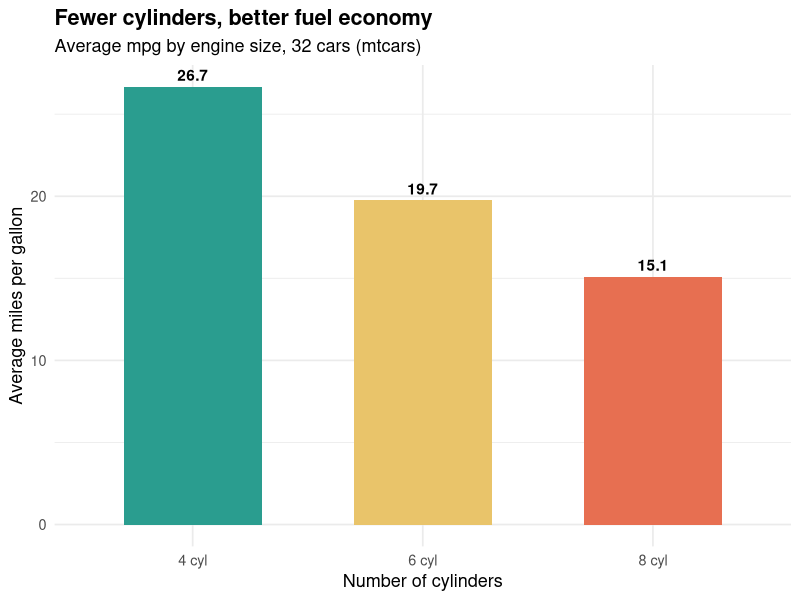
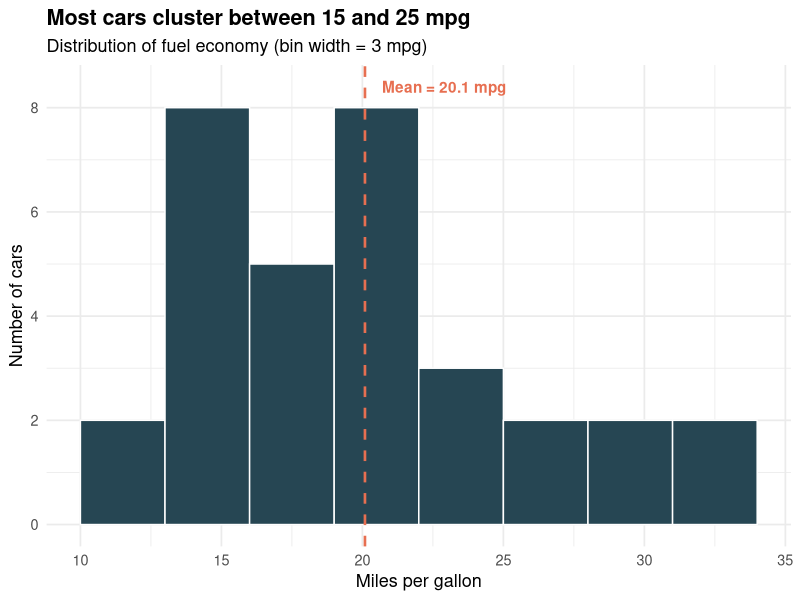
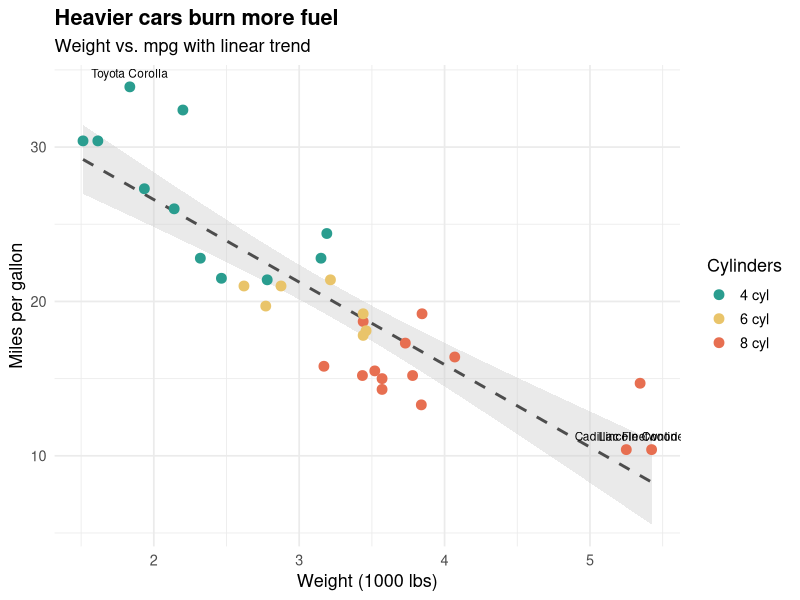
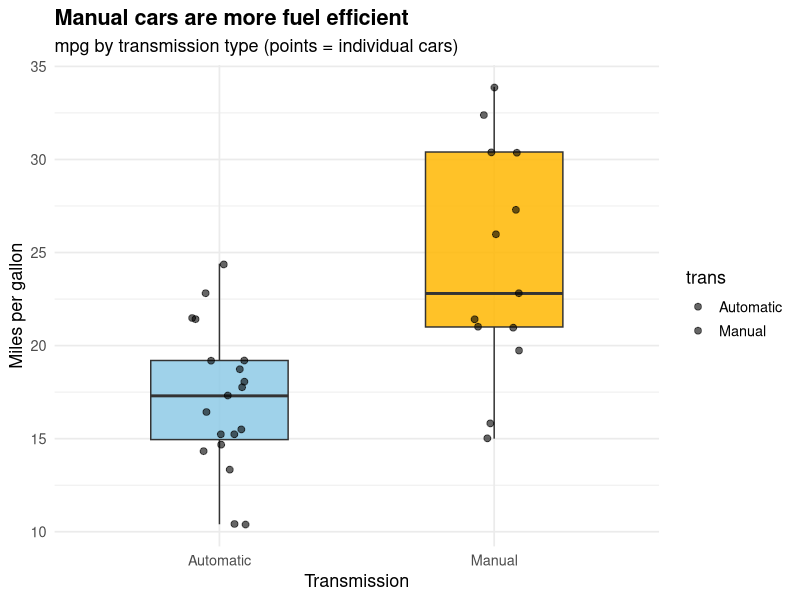
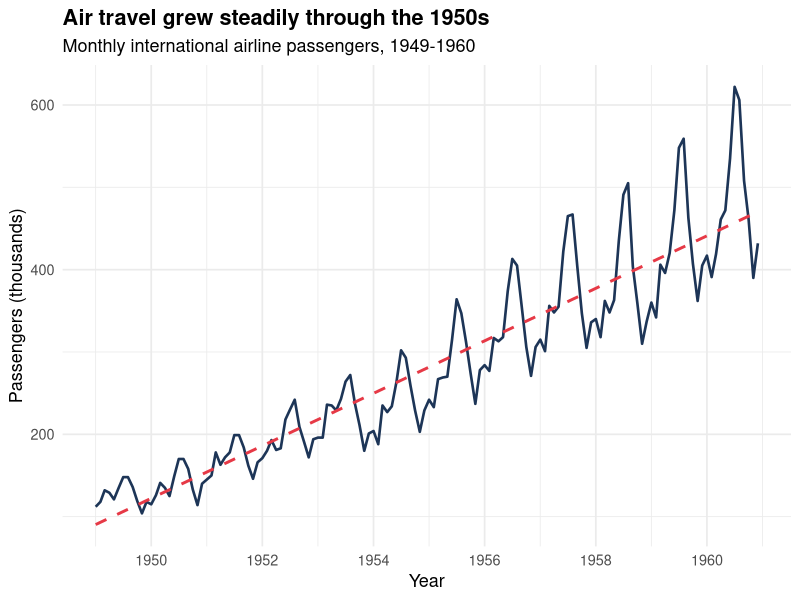
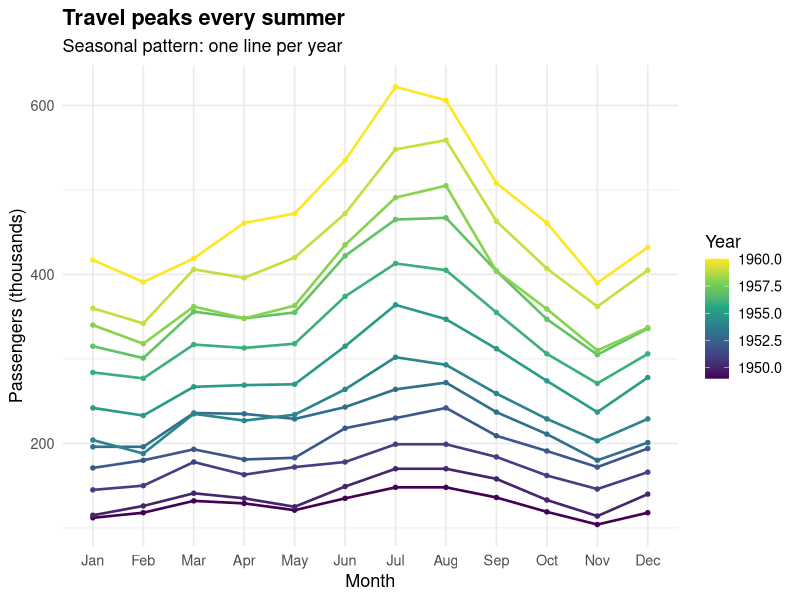
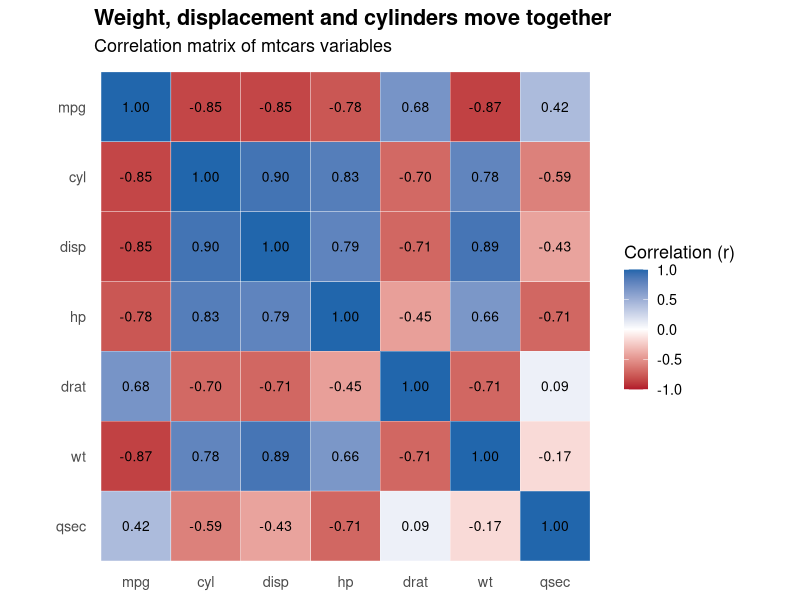

Generate these figures, in order, with R:
# ---- setup
# Install once if needed: install.packages(c("ggplot2", "dplyr"))
library(ggplot2)
library(dplyr)

data(mtcars)          # Dataset 1: 32 cars, 11 variables
data(AirPassengers)   # Dataset 2: monthly airline passengers, 1949-1960

# Prepare mtcars: readable labels and the car names as a column
cars <- mtcars %>%
  mutate(
    car   = rownames(mtcars),
    cyl_f = factor(cyl, levels = c(4, 6, 8), labels = c("4 cyl", "6 cyl", "8 cyl")),
    trans = factor(am,  levels = c(0, 1),    labels = c("Automatic", "Manual"))
  )

# Prepare AirPassengers: convert the time series to a data frame
ap <- data.frame(
  date       = seq(as.Date("1949-01-01"), by = "month", length.out = 144),
  passengers = as.numeric(AirPassengers)
)
ap$year  <- as.integer(format(ap$date, "%Y"))
ap$month <- factor(format(ap$date, "%b"), levels = month.abb)

# Colour palette used across the report
pal_cyl <- c("4 cyl" = "#2A9D8F", "6 cyl" = "#E9C46A", "8 cyl" = "#E76F51")
# ---- explore
summary(cars$mpg)
sd(cars$mpg)
table(cars$cyl_f)
summary(ap$passengers)
# ---- p1
avg_mpg <- cars %>%
  group_by(cyl_f) %>%
  summarise(mean_mpg = mean(mpg), n = n())

p1 <- ggplot(avg_mpg, aes(x = cyl_f, y = mean_mpg, fill = cyl_f)) +
  geom_col(width = 0.6, show.legend = FALSE) +
  geom_text(aes(label = round(mean_mpg, 1)), vjust = -0.5, fontface = "bold") +
  scale_fill_manual(values = pal_cyl) +
  labs(title    = "Fewer cylinders, better fuel economy",
       subtitle = "Average mpg by engine size, 32 cars (mtcars)",
       x = "Number of cylinders", y = "Average miles per gallon") +
  theme_minimal(base_size = 13) +
  theme(plot.title = element_text(face = "bold"))

ggsave("p1_bar.png", p1, width = 8, height = 5, dpi = 300)
# ---- p2
p2 <- ggplot(cars, aes(x = mpg)) +
  geom_histogram(binwidth = 3, boundary = 10, closed = "left",
                 fill = "#264653", color = "white") +
  geom_vline(xintercept = mean(cars$mpg), linetype = "dashed",
             color = "#E76F51", linewidth = 0.9) +
  annotate("text", x = mean(cars$mpg) + 0.6, y = 8.4, hjust = 0,
           label = paste0("Mean = ", round(mean(cars$mpg), 1), " mpg"),
           color = "#E76F51", fontface = "bold") +
  labs(title    = "Most cars cluster between 15 and 25 mpg",
       subtitle = "Distribution of fuel economy (bin width = 3 mpg)",
       x = "Miles per gallon", y = "Number of cars") +
  theme_minimal(base_size = 13) +
  theme(plot.title = element_text(face = "bold"))

ggsave("p2_hist.png", p2, width = 8, height = 5, dpi = 300)
# ---- p3
fit <- lm(mpg ~ wt, data = cars)
coef(fit)                      # intercept and slope
summary(fit)$r.squared         # R-squared
cor(cars$wt, cars$mpg)         # correlation

label_cars <- c("Cadillac Fleetwood", "Lincoln Continental", "Toyota Corolla")

p3 <- ggplot(cars, aes(x = wt, y = mpg)) +
  geom_smooth(method = "lm", se = TRUE, color = "grey30",
              fill = "grey80", linetype = "dashed") +
  geom_point(aes(color = cyl_f), size = 3) +
  geom_text(data = subset(cars, car %in% label_cars),
            aes(label = car), size = 3, vjust = -1) +
  scale_color_manual(values = pal_cyl, name = "Cylinders") +
  labs(title    = "Heavier cars burn more fuel",
       subtitle = "Weight vs. mpg with linear trend",
       x = "Weight (1000 lbs)", y = "Miles per gallon") +
  theme_minimal(base_size = 13) +
  theme(plot.title = element_text(face = "bold"))

ggsave("p3_scatter.png", p3, width = 8, height = 5.4, dpi = 300)
# ---- p4
cars %>%
  group_by(trans) %>%
  summarise(n = n(), mean_mpg = mean(mpg), median_mpg = median(mpg),
            mean_wt = mean(wt))

t.test(mpg ~ trans, data = cars)   # Welch two-sample t-test

p4 <- ggplot(cars, aes(x = trans, y = mpg, fill = trans)) +
  geom_boxplot(width = 0.5, alpha = 0.85, outlier.shape = NA,
               show.legend = FALSE) +
  geom_jitter(width = 0.1, alpha = 0.6, size = 2) +
  scale_fill_manual(values = c("Automatic" = "#8ECAE6", "Manual" = "#FFB703")) +
  labs(title    = "Manual cars are more fuel efficient",
       subtitle = "mpg by transmission type (points = individual cars)",
       x = "Transmission", y = "Miles per gallon") +
  theme_minimal(base_size = 13) +
  theme(plot.title = element_text(face = "bold"))

ggsave("p4_box.png", p4, width = 7, height = 5, dpi = 300)
# ---- p5
p5 <- ggplot(ap, aes(x = date, y = passengers)) +
  geom_line(color = "#1D3557", linewidth = 0.9) +
  geom_smooth(method = "lm", se = FALSE, color = "#E63946",
              linetype = "dashed") +
  scale_x_date(date_breaks = "2 years", date_labels = "%Y") +
  labs(title    = "Air travel grew steadily through the 1950s",
       subtitle = "Monthly international airline passengers, 1949-1960",
       x = "Year", y = "Passengers (thousands)") +
  theme_minimal(base_size = 13) +
  theme(plot.title = element_text(face = "bold"))

ggsave("p5_line.png", p5, width = 9, height = 5, dpi = 300)
# ---- p6
p6 <- ggplot(ap, aes(x = month, y = passengers, group = year, color = year)) +
  geom_line(linewidth = 0.9) +
  geom_point(size = 1.2) +
  scale_color_viridis_c(name = "Year") +
  labs(title    = "Travel peaks every summer",
       subtitle = "Seasonal pattern: one line per year",
       x = "Month", y = "Passengers (thousands)") +
  theme_minimal(base_size = 13) +
  theme(plot.title = element_text(face = "bold"))

ggsave("p6_season.png", p6, width = 9, height = 5, dpi = 300)

# Average passengers per calendar month
aggregate(passengers ~ month, data = ap, FUN = mean)
# ---- p7
vars    <- c("mpg", "cyl", "disp", "hp", "drat", "wt", "qsec")
cor_mat <- round(cor(mtcars[, vars]), 2)
cor_df  <- as.data.frame(as.table(cor_mat))
names(cor_df) <- c("Var1", "Var2", "r")

p7 <- ggplot(cor_df, aes(x = Var1, y = Var2, fill = r)) +
  geom_tile(color = "white") +
  geom_text(aes(label = sprintf("%.2f", r)), size = 3.5) +
  scale_fill_gradient2(low = "#B2182B", mid = "white", high = "#2166AC",
                       midpoint = 0, limits = c(-1, 1),
                       name = "Correlation (r)") +
  scale_y_discrete(limits = rev) +
  coord_fixed() +
  labs(title    = "Weight, displacement and cylinders move together",
       subtitle = "Correlation matrix of mtcars variables",
       x = NULL, y = NULL) +
  theme_minimal(base_size = 13) +
  theme(plot.title = element_text(face = "bold"),
        panel.grid = element_blank())

ggsave("p7_heat.png", p7, width = 7.5, height = 6.4, dpi = 300)
